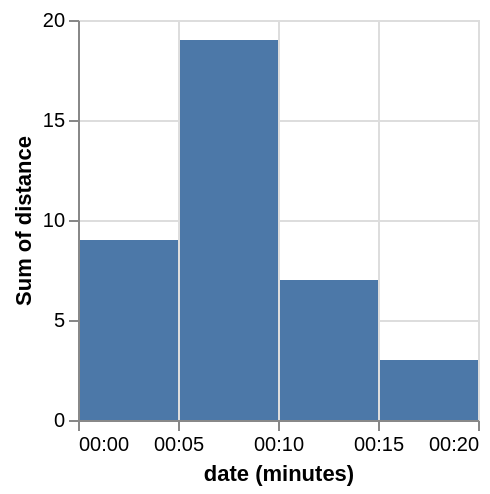

Specify this chart in Vega-Lite:
### Vega specification from a JSON file in a GitHub repository (floating-point values rounded to 4 significant figures)
{"$schema": "https://vega.github.io/schema/vega/v5.json", "description": "Showing sum of distance traveled for each 5-minute interval.", "background": "white", "padding": 5, "width": 200, "height": 200, "style": "cell", "data": [{"name": "source_0", "values": [{"date": "Sun, 01 Jan 2012 00:00:00", "distance": 1}, {"date": "Sun, 01 Jan 2012 00:01:00", "distance": 1}, {"date": "Sun, 01 Jan 2012 00:02:00", "distance": 2}, {"date": "Sun, 01 Jan 2012 00:03:00", "distance": 1}, {"date": "Sun, 01 Jan 2012 00:04:00", "distance": 4}, {"date": "Sun, 01 Jan 2012 00:05:00", "distance": 2}, {"date": "Sun, 01 Jan 2012 00:06:00", "distance": 5}, {"date": "Sun, 01 Jan 2012 00:07:00", "distance": 2}, {"date": "Sun, 01 Jan 2012 00:08:00", "distance": 6}, {"date": "Sun, 01 Jan 2012 00:09:00", "distance": 4}, {"date": "Sun, 01 Jan 2012 00:10:00", "distance": 1}, {"date": "Sun, 01 Jan 2012 00:11:00", "distance": 1}, {"date": "Sun, 01 Jan 2012 00:12:00", "distance": 3}, {"date": "Sun, 01 Jan 2012 00:13:00", "distance": 0}, {"date": "Sun, 01 Jan 2012 00:14:00", "distance": 2}, {"date": "Sun, 01 Jan 2012 00:15:00", "distance": 3}]}, {"name": "data_0", "source": "source_0", "transform": [{"type": "formula", "expr": "toDate(datum[\"date\"])", "as": "date"}, {"field": "date", "type": "timeunit", "units": ["minutes"], "step": 5, "as": ["minutes_step_5_date", "minutes_step_5_date_end"]}, {"type": "aggregate", "groupby": ["minutes_step_5_date", "minutes_step_5_date_end"], "ops": ["sum"], "fields": ["distance"], "as": ["sum_distance"]}, {"type": "filter", "expr": "(isDate(datum[\"minutes_step_5_date\"]) || (isValid(datum[\"minutes_step_5_date\"]) && isFinite(+datum[\"minutes_step_5_date\"]))) && isValid(datum[\"sum_distance\"]) && isFinite(+datum[\"sum_distance\"])"}]}], "marks": [{"name": "marks", "type": "rect", "style": ["bar"], "from": {"data": "data_0"}, "encode": {"update": {"fill": {"value": "#4c78a8"}, "x2": [{"test": "!isValid(datum[\"minutes_step_5_date\"]) || !isFinite(+datum[\"minutes_step_5_date\"])", "value": 0}, {"scale": "x", "field": "minutes_step_5_date", "offset": 1}], "x": [{"test": "!isValid(datum[\"minutes_step_5_date\"]) || !isFinite(+datum[\"minutes_step_5_date\"])", "value": 0}, {"scale": "x", "field": "minutes_step_5_date_end"}], "y": {"scale": "y", "field": "sum_distance"}, "y2": {"scale": "y", "value": 0}}}}], "scales": [{"name": "x", "type": "time", "domain": {"data": "data_0", "fields": ["minutes_step_5_date", "minutes_step_5_date_end"]}, "range": [0, {"signal": "width"}]}, {"name": "y", "type": "linear", "domain": {"data": "data_0", "field": "sum_distance"}, "range": [{"signal": "height"}, 0], "nice": true, "zero": true}], "axes": [{"scale": "x", "orient": "bottom", "gridScale": "y", "grid": true, "tickCount": {"signal": "ceil(width/40)"}, "domain": false, "labels": false, "maxExtent": 0, "minExtent": 0, "ticks": false, "zindex": 0}, {"scale": "y", "orient": "left", "gridScale": "x", "grid": true, "tickCount": {"signal": "ceil(height/40)"}, "domain": false, "labels": false, "maxExtent": 0, "minExtent": 0, "ticks": false, "zindex": 0}, {"scale": "x", "orient": "bottom", "grid": false, "title": "date (minutes)", "labelFlush": true, "labelOverlap": true, "tickCount": {"signal": "ceil(width/40)"}, "encode": {"labels": {"update": {"text": {"signal": "timeFormat(datum.value, timeUnitSpecifier([\"minutes\"], {\"year-month\":\"%b %Y \",\"year-month-date\":\"%b %d, %Y \"}))"}}}}, "zindex": 0}, {"scale": "y", "orient": "left", "grid": false, "title": "Sum of distance", "labelOverlap": true, "tickCount": {"signal": "ceil(height/40)"}, "zindex": 0}]}
